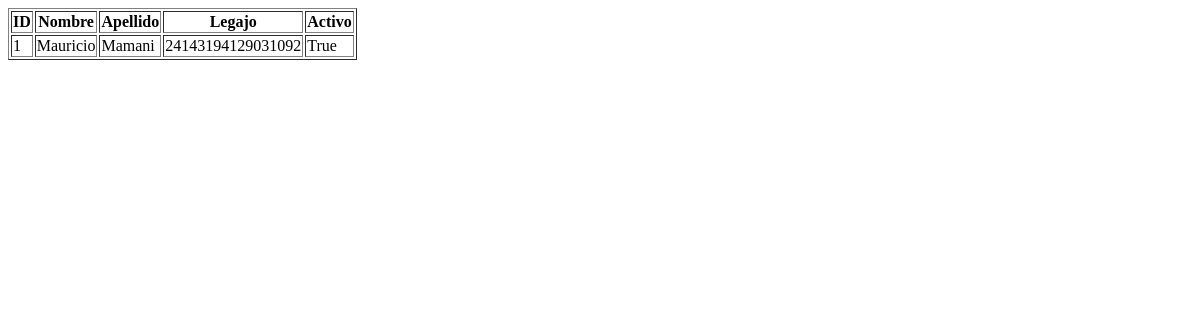
The app's page /reservas/empleados/listar/, older data.
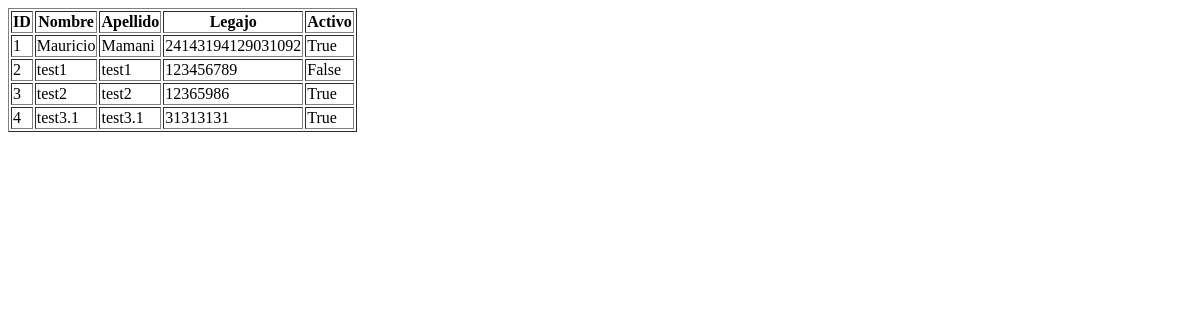
The same page, newer data.
### reservas/models.py (models this page shows)
class Empleado(models.Model):
    nombre = models.CharField(verbose_name="Nombre",max_length=50)
    apellido = models.CharField(verbose_name="Apellido",max_length=50)
    numero_legajo = models.IntegerField(verbose_name="Numero de legajo")
    activo = models.BooleanField(verbose_name="Activo",default=True)

### reservas/views.py (the view)
# urls.py: path('empleados/listar/', views.listado_empleados, name="listado_empleados"),
def listado_empleados(request):
    empleados = Empleado.objects.all()
    context = {
        "empleados": empleados
    }
    return render(request, "reservas/listar_empleados.html", context)

### reservas/templates/reservas/listar_empleados.html (shortened to what this page needs)
<!DOCTYPE html>
<html lang="en">
<head>
</head>
<body>
    <table border="1">
        <thead>
            <tr>
                <th>ID</th>
                <th>Nombre</th>
                <th>Apellido</th>
                <th>Legajo</th>
                <th>Activo</th>
            </tr>
        </thead>
        <tbody>
            {% for empleado in empleados %}
            <tr>
                <td>{{empleado.id}}</td>
                <td>{{empleado.nombre}}</td>
                <td>{{empleado.apellido}}</td>
                <td>{{empleado.numero_legajo}}</td>
                <td>{{empleado.activo}}</td>
            </tr>
            {% endfor %}
        </tbody>
    </table>
</body>
</html>

Row changes from the older to the newer data that the page shows:
added Empleado: id "2", nombre "test1", apellido "test1", numero_legajo "123456789", activo "False"
added Empleado: id "3", nombre "test2", apellido "test2", numero_legajo "12365986", activo "True"
added Empleado: id "4", nombre "test3.1", apellido "test3.1", numero_legajo "31313131", activo "True"
